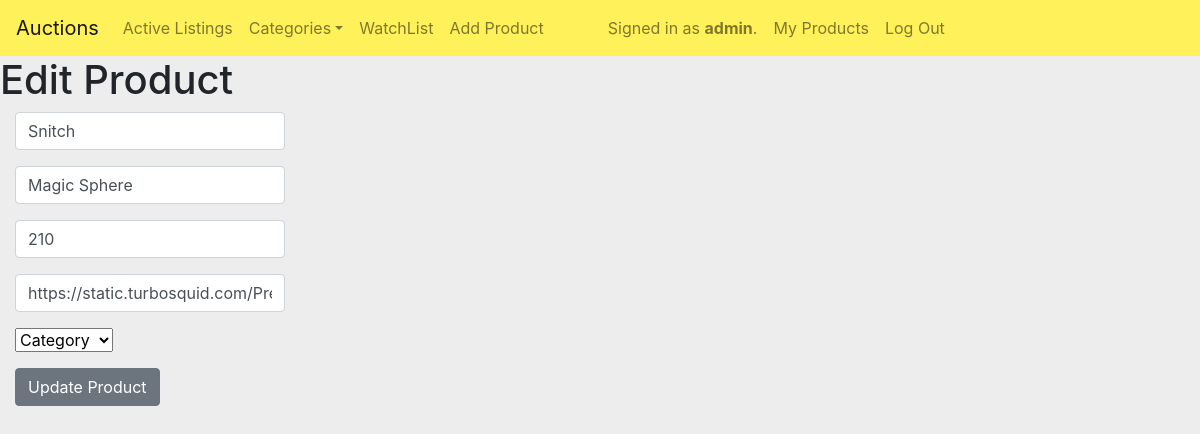
The page /edit_product/14 (signed in) on the database as committed earlier.
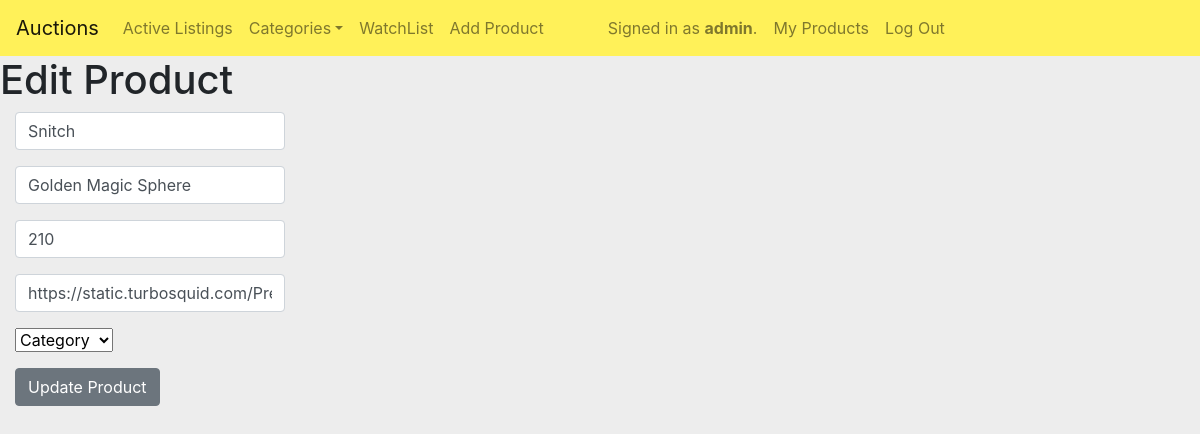
The same page on the database as committed later.
### auctions/models.py (models this page shows, shortened)
class Product(models.Model):
    name = models.CharField(max_length=64)
    description = models.CharField(max_length=64)
    price = models.IntegerField()
    image = models.CharField(max_length=64)
    image_url = models.CharField(max_length=300)
    category = models.CharField(max_length=64)
    creator = models.CharField(max_length=64)
    is_active = models.BooleanField(default=True)
    winner = models.CharField(max_length=64, default="admin")
    users = models.ManyToManyField(User, blank=True, related_name="products")

### auctions/views.py (the view, shortened to what this page needs)
# urls.py: path("edit_product/<int:product_id>", views.edit_product, name="edit_product"),
@login_required(login_url='login')
def edit_product(request, product_id):
    if request.method == 'GET':
        product = Product.objects.get(pk=product_id)
        return render(request, 'auctions/edit_product.html', {
            'product' : product
        })

### auctions/templates/auctions/edit_product.html (shortened to what this page needs)
{% extends 'auctions/layout.html' %}
{% block body %}
  <h1>Edit Product </h1>
  <form action="{% url 'edit_product' product.id %}" method="post" class="col-lg-3 col-sm-6 mb-3">
    <div class="form-group">
      <input name="product_name" type="text" placeholder="Product Name"
             class="form-control" value="{{ product.name }}" >
    </div>
    <div class="form-group">
      <input name="description" type="text" placeholder="Description"
             class="form-control" value="{{ product.description}}" >
    </div>
    <div class="form-group">
      <input name="price" placeholder="Price" type="number"
             class="form-control" value="{{ product.price }}">
    </div>
    <div class="form-group">
      <input name="image_url" type="text" placeholder="Image_url"
             class="form-control" value="{{ product.image_url }}">
    </div>
    <div class="form-group">
      <select name="category" required>
        <option value="" disabled selected>Category</option>
      </select>
    </div>
    <button class="btn btn-secondary">Update Product</button>
  </form>
{% endblock %}

Rows that differ between the two databases and show on the page:
changed Product "Snitch": description "Magic Sphere" → "Golden Magic Sphere"
